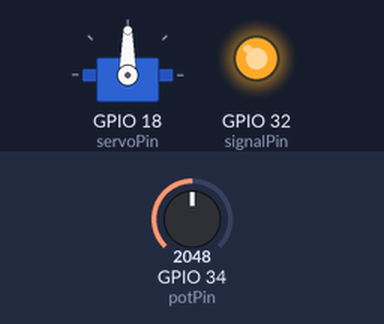
Simulated run of this sketch. Board: ESP32. Parts: servo, output pins drawn as LEDs (lit = HIGH). The test bench sets the inputs (shaded band); at power-on: GPIO 34 (potPin) = 2048. What the sketch prints to the serial monitor is not drawn.

Above: at 1.2 s.
1.3 s: GPIO 34 (potPin) set to 1289
4.3 s: GPIO 34 (potPin) set to 1189
At 5.5 s:
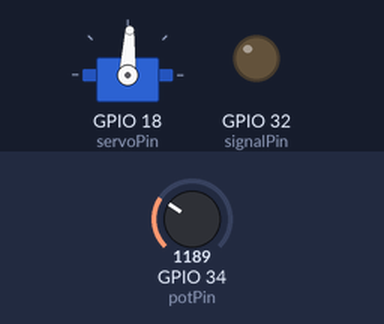
5.8 s: GPIO 34 (potPin) set to 491
At 6.6 s:
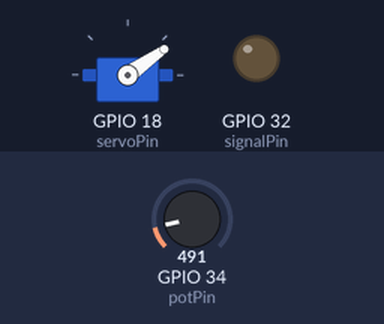
7.3 s: GPIO 34 (potPin) set to 0
At 7.7 s:
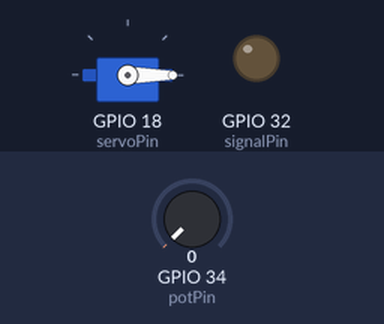
Timing chart, 0 to 9.8 s (numbered marks = the images above; inputs shaded):
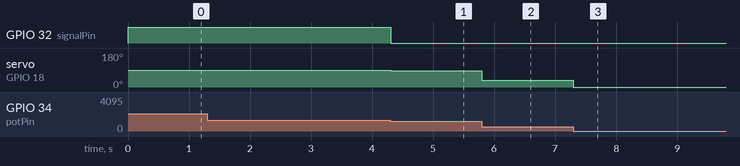

The sketch:

Servo_with_potentiometer.ino
```cpp
#include <ESP32Servo.h>

Servo myservo;

int potPin = 34;
int servoPin = 18;
int signalPin = 32;

void setup() {
    Serial.begin(115200);

    ESP32PWM::allocateTimer(0);
    ESP32PWM::allocateTimer(1);
    ESP32PWM::allocateTimer(2);
    ESP32PWM::allocateTimer(3);
    myservo.setPeriodHertz(50);
    myservo.attach(servoPin, 500, 2400);
    pinMode(signalPin, OUTPUT);
}

void loop() {
    int potValue = analogRead(potPin);
    float potPercentage = (potValue / 4095.0) * 100;

    int servoPos;
    if (potPercentage <= 30) {
        servoPos = map(potValue, 0, 4095 * 0.3, 0, 90);
    } else {
        servoPos = 90;
    }
    myservo.write(servoPos);

    if (servoPos == 90) {
        digitalWrite(signalPin, HIGH);
        Serial.println("Servo at 90 deg, ratata signal on");
    } else{
      digitalWrite(signalPin, LOW);
    }
}
```

Measured:
- the behaviour switches between 1228 and 1227 on GPIO 34 (potPin) (found by bisection; images 0 and 1)
- after the input at 1.3 s, every drawn part: stays the same
- after the input at 4.3 s, GPIO 32 (signalPin): HIGH → LOW at once; servo on GPIO 18 (servoPin): 90° → 87° at once
- after the input at 5.8 s, servo on GPIO 18 (servoPin): 87° → 35° at once
- after the input at 7.3 s, servo on GPIO 18 (servoPin): 35° → 0° at once
